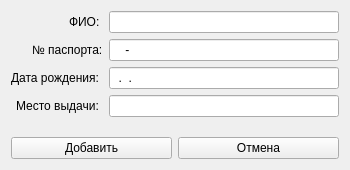
<?xml version="1.0" encoding="UTF-8"?>
<ui version="4.0">
 <class>UserAddForm</class>
 <widget class="QWidget" name="UserAddForm">
  <property name="geometry">
   <rect>
    <x>0</x>
    <y>0</y>
    <width>350</width>
    <height>170</height>
   </rect>
  </property>
  <property name="sizePolicy">
   <sizepolicy hsizetype="Preferred" vsizetype="Minimum">
    <horstretch>0</horstretch>
    <verstretch>0</verstretch>
   </sizepolicy>
  </property>
  <property name="minimumSize">
   <size>
    <width>350</width>
    <height>0</height>
   </size>
  </property>
  <property name="maximumSize">
   <size>
    <width>400</width>
    <height>170</height>
   </size>
  </property>
  <property name="windowTitle">
   <string>Добавление нового пассажира</string>
  </property>
  <layout class="QVBoxLayout" name="verticalLayout">
   <item>
    <layout class="QFormLayout" name="formLayout">
     <property name="labelAlignment">
      <set>Qt::AlignRight|Qt::AlignTrailing|Qt::AlignVCenter</set>
     </property>
     <item row="0" column="0">
      <widget class="QLabel" name="label_name">
       <property name="text">
        <string>ФИО: </string>
       </property>
      </widget>
     </item>
     <item row="0" column="1">
      <widget class="QLineEdit" name="line_name"/>
     </item>
     <item row="1" column="0">
      <widget class="QLabel" name="label_pas_num">
       <property name="text">
        <string>№ паспорта:</string>
       </property>
      </widget>
     </item>
     <item row="1" column="1">
      <widget class="QLineEdit" name="line_pass_num">
       <property name="inputMask">
        <string>9999-999999</string>
       </property>
      </widget>
     </item>
     <item row="2" column="0">
      <widget class="QLabel" name="label_b_date">
       <property name="text">
        <string>Дата рождения: </string>
       </property>
      </widget>
     </item>
     <item row="2" column="1">
      <widget class="QLineEdit" name="line_b_date">
       <property name="inputMask">
        <string>99.99.9999</string>
       </property>
      </widget>
     </item>
     <item row="3" column="0">
      <widget class="QLabel" name="label_issplace">
       <property name="text">
        <string>Место выдачи: </string>
       </property>
      </widget>
     </item>
     <item row="3" column="1">
      <widget class="QLineEdit" name="line_issplace"/>
     </item>
    </layout>
   </item>
   <item>
    <layout class="QHBoxLayout" name="horizontalLayout">
     <item>
      <widget class="QPushButton" name="add_but">
       <property name="text">
        <string>Добавить</string>
       </property>
      </widget>
     </item>
     <item>
      <widget class="QPushButton" name="cancel_but">
       <property name="text">
        <string>Отмена</string>
       </property>
      </widget>
     </item>
    </layout>
   </item>
  </layout>
 </widget>
 <resources/>
 <connections/>
</ui>
